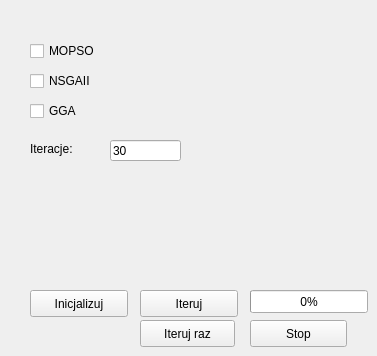
    <widget class="QWidget" name="tab_12">
     <attribute name="title">
      <string>Symulacja</string>
     </attribute>
     <widget class="QPushButton" name="bStopSymulacja">
      <property name="geometry">
       <rect>
        <x>250</x>
        <y>320</y>
        <width>97</width>
        <height>27</height>
       </rect>
      </property>
      <property name="text">
       <string>Stop</string>
      </property>
     </widget>
     <widget class="QPushButton" name="bIterujRazSymulacja">
      <property name="geometry">
       <rect>
        <x>140</x>
        <y>320</y>
        <width>95</width>
        <height>27</height>
       </rect>
      </property>
      <property name="text">
       <string>Iteruj raz</string>
      </property>
     </widget>
     <widget class="QPushButton" name="bIterujSymulacja">
      <property name="geometry">
       <rect>
        <x>140</x>
        <y>290</y>
        <width>98</width>
        <height>27</height>
       </rect>
      </property>
      <property name="text">
       <string>Iteruj</string>
      </property>
     </widget>
     <widget class="QProgressBar" name="progressBarSymulacja">
      <property name="geometry">
       <rect>
        <x>250</x>
        <y>290</y>
        <width>118</width>
        <height>23</height>
       </rect>
      </property>
      <property name="maximum">
       <number>30</number>
      </property>
      <property name="value">
       <number>0</number>
      </property>
     </widget>
     <widget class="QCheckBox" name="checkBoxMOPSO">
      <property name="enabled">
       <bool>true</bool>
      </property>
      <property name="geometry">
       <rect>
        <x>30</x>
        <y>40</y>
        <width>97</width>
        <height>22</height>
       </rect>
      </property>
      <property name="text">
       <string>MOPSO</string>
      </property>
     </widget>
     <widget class="QCheckBox" name="checkBoxGGA">
      <property name="enabled">
       <bool>true</bool>
      </property>
      <property name="geometry">
       <rect>
        <x>30</x>
        <y>100</y>
        <width>97</width>
        <height>22</height>
       </rect>
      </property>
      <property name="text">
       <string>GGA</string>
      </property>
     </widget>
     <widget class="QLabel" name="label_33">
      <property name="geometry">
       <rect>
        <x>30</x>
        <y>140</y>
        <width>71</width>
        <height>17</height>
       </rect>
      </property>
      <property name="text">
       <string>Iteracje:</string>
      </property>
      <property name="buddy">
       <cstring>ilIterGGA</cstring>
      </property>
     </widget>
     <widget class="QLineEdit" name="ilIterSymulacja">
      <property name="geometry">
       <rect>
        <x>110</x>
        <y>140</y>
        <width>71</width>
        <height>21</height>
       </rect>
      </property>
      <property name="text">
       <string>30</string>
      </property>
     </widget>
     <widget class="QPushButton" name="bInicjalizujSymulacja">
      <property name="geometry">
       <rect>
        <x>30</x>
        <y>290</y>
        <width>98</width>
        <height>27</height>
       </rect>
      </property>
      <property name="text">
       <string>Inicjalizuj</string>
      </property>
     </widget>
     <widget class="QCheckBox" name="checkBoxNSGAII">
      <property name="geometry">
       <rect>
        <x>30</x>
        <y>70</y>
        <width>97</width>
        <height>22</height>
       </rect>
      </property>
      <property name="text">
       <string>NSGAII</string>
      </property>
      <property name="tristate">
       <bool>false</bool>
      </property>
     </widget>
    </widget>
